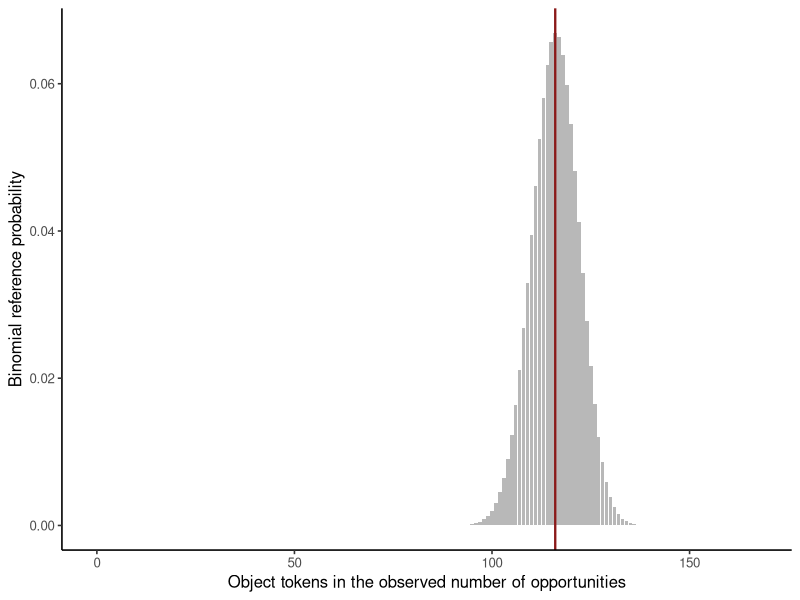

Source code (R):
## ---- chunk 1
#| label: fit-ud-binomial
library(ggplot2)

questions <- read.csv(
  "data/ud-turkish-boun/question-core-arguments.csv",
  stringsAsFactors = FALSE
)
n_opportunities <- nrow(questions)
p_hat <- mean(questions$object)
observed_count <- sum(questions$object)

binomial_reference <- data.frame(object_count = 0:n_opportunities)
binomial_reference$probability <- dbinom(
  binomial_reference$object_count,
  size = n_opportunities,
  prob = p_hat
)
reference_mean <- n_opportunities * p_hat
reference_variance <- n_opportunities * p_hat * (1 - p_hat)

stopifnot(
  n_opportunities == 167L,
  observed_count == 116L,
  abs(sum(binomial_reference$probability) - 1) < 1e-12,
  abs(reference_mean - observed_count) < 1e-12
)

data.frame(
  n = n_opportunities,
  p = p_hat,
  expectation = reference_mean,
  variance = reference_variance
)
## ---- chunk 2
#| label: plot-ud-binomial
#| fig-cap: "Binomial reference distribution calibrated to the Turkish BOUN object proportion. The vertical line marks the observed count."
ggplot(binomial_reference, aes(object_count, probability)) +
  geom_col(fill = "grey72", width = 0.9) +
  geom_vline(xintercept = observed_count, color = "#8B1A1A", linewidth = 0.8) +
  labs(x = "Object tokens in the observed number of opportunities",
       y = "Binomial reference probability") +
  theme_classic(base_size = 12)
